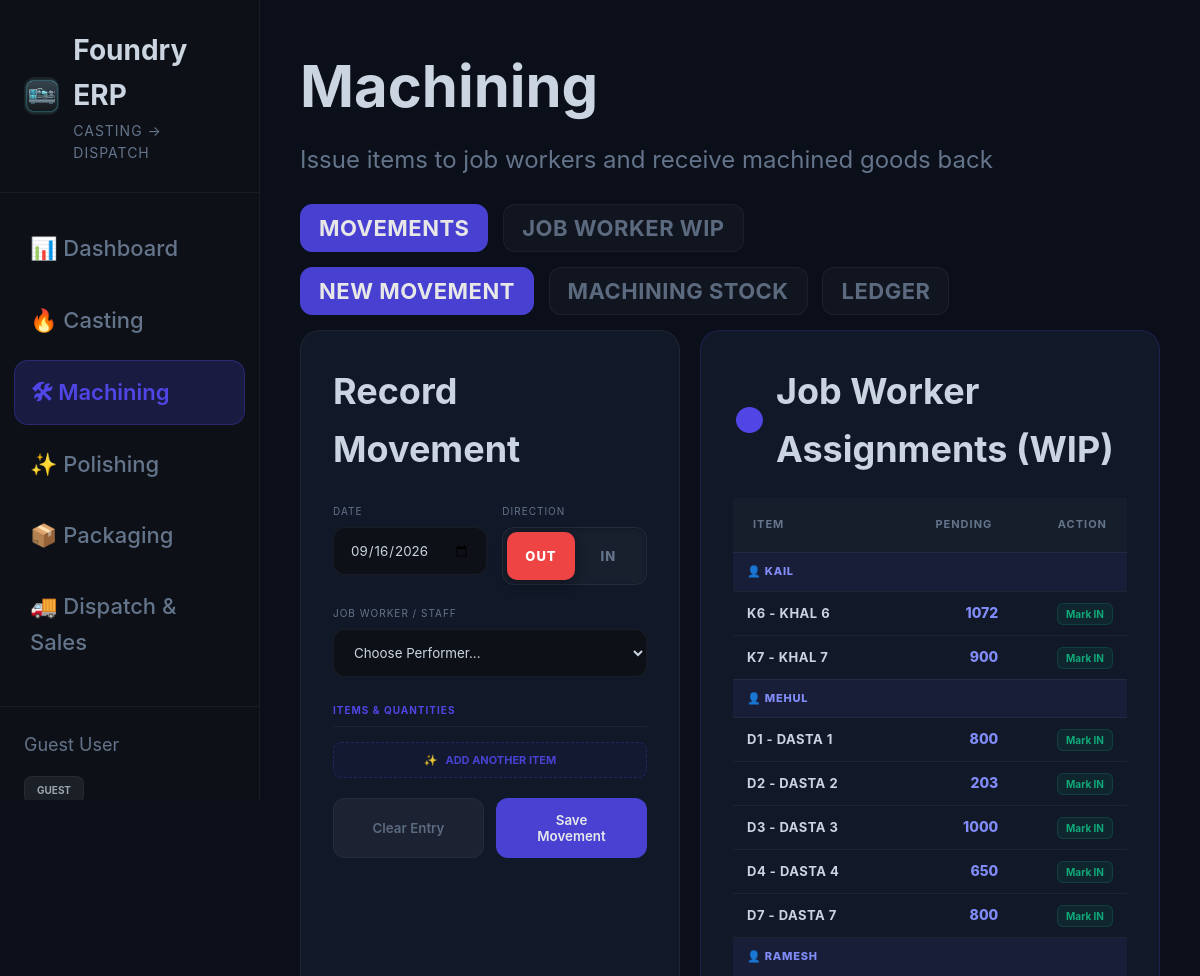
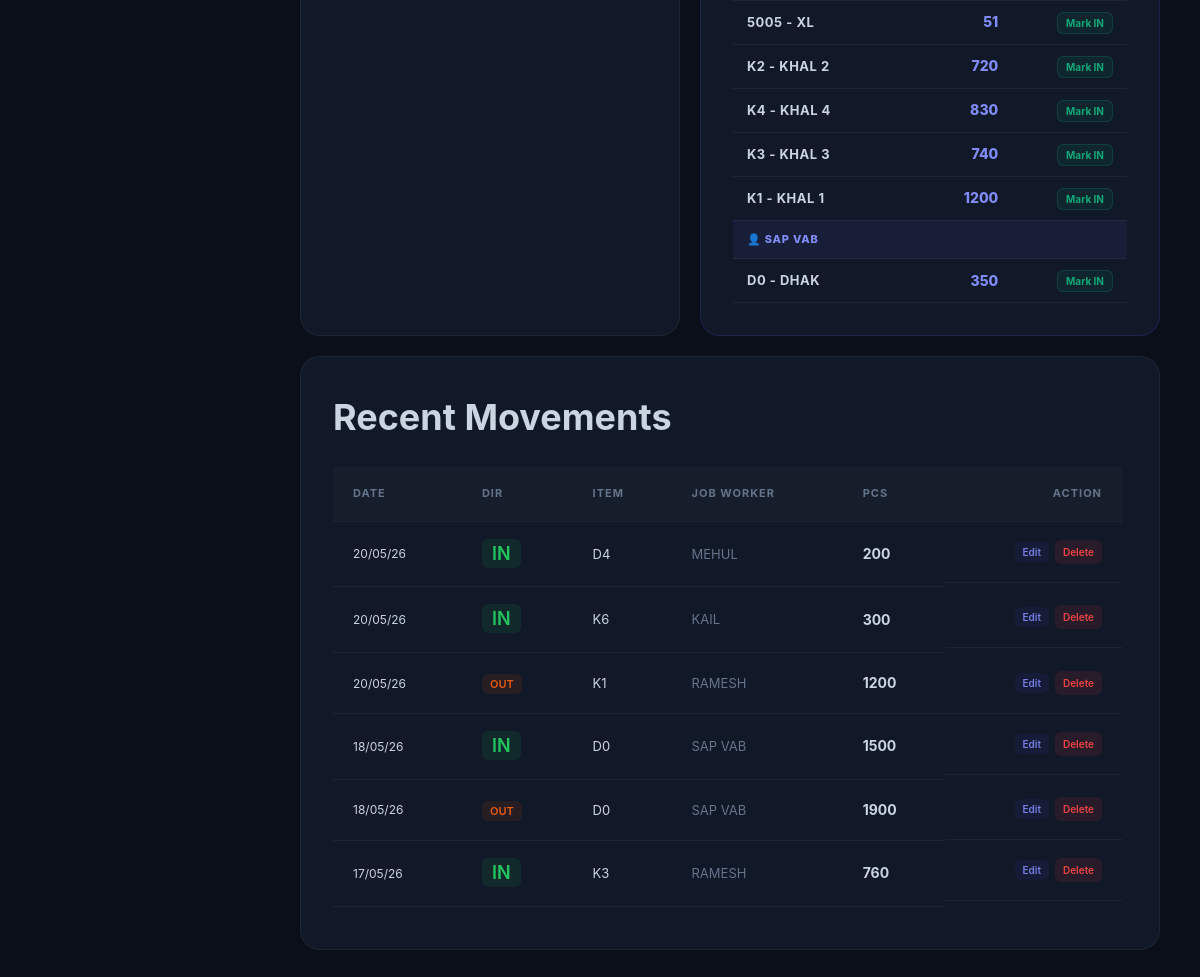
Before: /machining/ with the older database file (2 pictures, top to bottom).
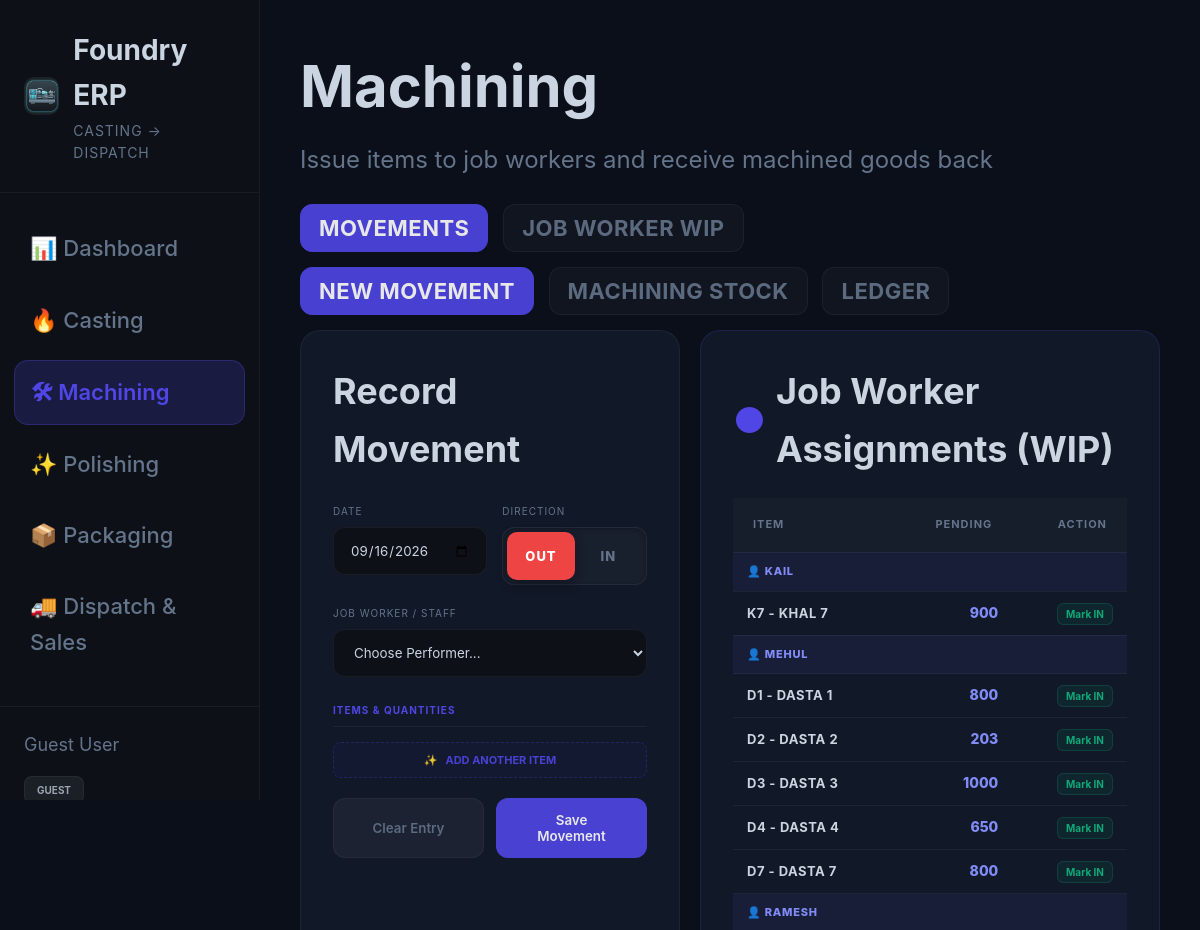
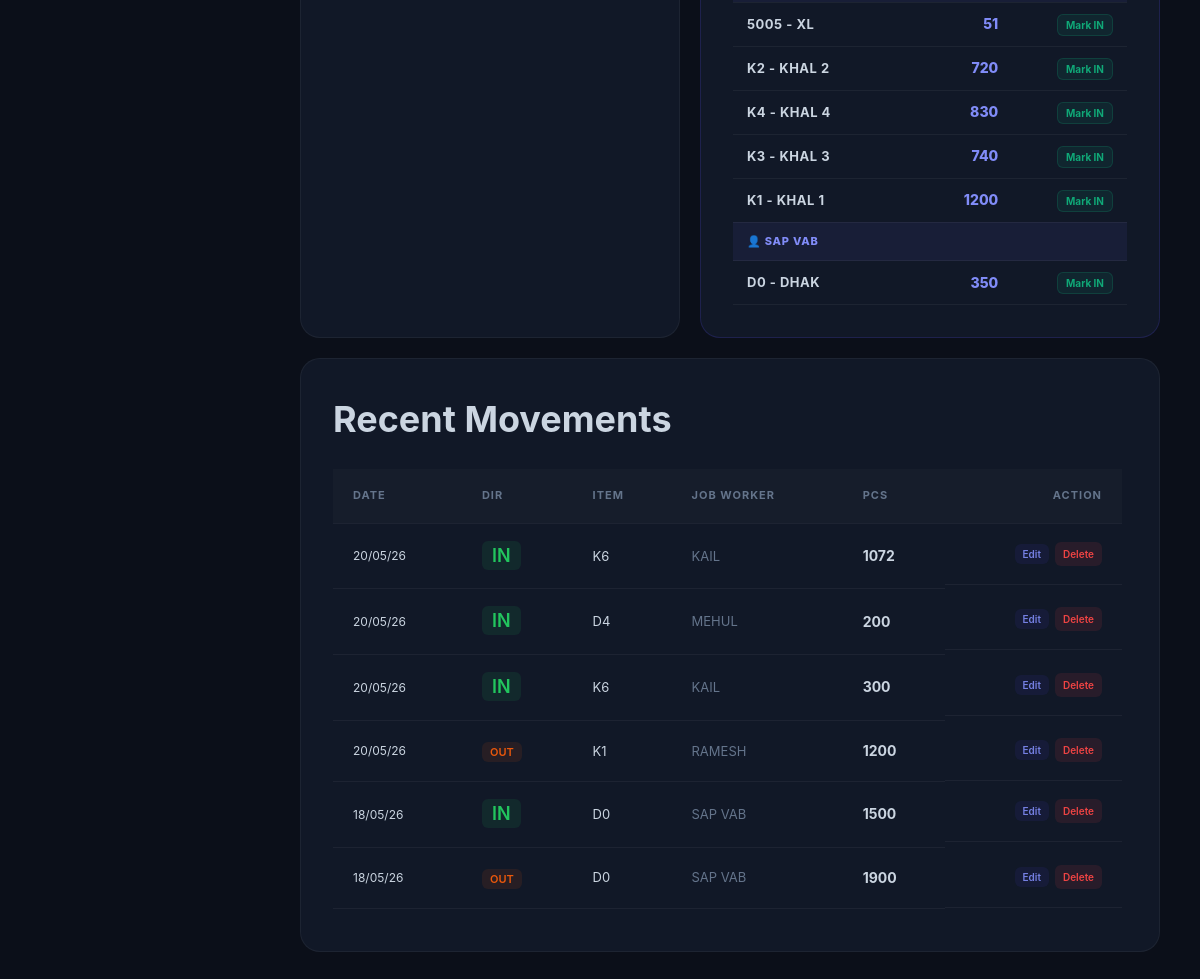
After: the same page with the newer database file (2 pictures, top to bottom).
### inventory/models.py (models this page shows, shortened)
class StockTransaction(models.Model):
    item = models.ForeignKey(
        Item,
        on_delete=models.CASCADE
    )
    transaction_type = models.CharField(
        max_length=50,
        choices=TransactionType.choices
    )
    from_warehouse = models.ForeignKey(
        Warehouse,
        on_delete=models.SET_NULL,
        related_name='from_transactions',
        blank=True,
        null=True
    )
    to_warehouse = models.ForeignKey(
        Warehouse,
        on_delete=models.SET_NULL,
        related_name='to_transactions',
        blank=True,
        null=True
    )
    worker = models.ForeignKey(
        Worker,
        on_delete=models.SET_NULL,
        blank=True,
        null=True
    )
    job_worker = models.ForeignKey(
        JobWorker,
        on_delete=models.SET_NULL,
        blank=True,
        null=True
    )
    client = models.ForeignKey(
        Client,
        on_delete=models.SET_NULL,
        blank=True,
        null=True
    )
    heat_no = models.CharField(
        max_length=50,
        blank=True,
        null=True
    )
    quantity = models.IntegerField(
        default=0
    )
    rejection_quantity = models.IntegerField(
        default=0
    )
    weight = models.FloatField(
        default=0
    )
    lot_quantity = models.IntegerField(
        default=0
    )
    notes = models.TextField(
        blank=True,
        null=True
    )
    created_at = models.DateTimeField(
        auto_now_add=True
    )

class Item(models.Model):
    client = models.ForeignKey(
        "Client",
        on_delete=models.SET_NULL,
        blank=True,
        null=True
    )
    code = models.CharField(
        max_length=50,
        unique=True
    )
    name = models.CharField(
        max_length=100
    )
    category = models.CharField(
        max_length=100,
        default="OTHER"
    )
    sub_category = models.CharField(
        max_length=100,
        blank=True,
        null=True
    )
    material = models.CharField(
        max_length=100,
        default="OTHER",
        blank=True,
        null=True
    )
    variant = models.CharField(
        max_length=100,
        blank=True,
        null=True
    )
    item_type = models.CharField(
        max_length=100,
        default='REGULAR'
    )
    casting_weight = models.FloatField(
        default=0
    )
    machining_weight = models.FloatField(
        default=0
    )
    lot_size = models.IntegerField(
        default=0
    )
    lot_with_box = models.IntegerField(
        default=0
    )
    process = models.CharField(
        max_length=50,
        choices=ProcessType.choices,
        blank=True,
        null=True
    )
    casting_required = models.BooleanField(
        default=True
    )
    machining_required = models.BooleanField(
        default=True
    )
    polishing_required = models.BooleanField(
        default=True
    )
    packing_required = models.BooleanField(
        default=True
    )
    rate_per_piece = models.FloatField(
        default=0
    )
    notes = models.TextField(
        blank=True,
        null=True
    )
    active = models.BooleanField(
        default=True
    )
    created_at = models.DateTimeField(
        auto_now_add=True
    )
    def get_category_display(self):
        return self.category

class JobWorker(models.Model):
    name = models.CharField(
        max_length=100
    )
    process = models.CharField(
        max_length=50,
        choices=ProcessType.choices
    )
    phone = models.CharField(
        max_length=20,
        blank=True,
        null=True
    )
    address = models.TextField(
        blank=True,
        null=True
    )
    email = models.EmailField(
        blank=True,
        null=True
    )
    gst_number = models.CharField(
        max_length=15,
        blank=True,
        null=True
    )
    active = models.BooleanField(
        default=True
    )
    jw_code = models.CharField(max_length=50, blank=True, null=True, unique=True)
    created_at = models.DateTimeField(
        auto_now_add=True
    )

### inventory/views/production.py (the view, shortened to what this page needs)
def machining_entry(request):
    create_default_warehouses()
    workers = Worker.objects.filter(process="machining", active=True)
    job_workers = JobWorker.objects.filter(process="machining", active=True)
    items = Item.objects.all()
    delete_id = request.GET.get("delete_id")
    recent = StockTransaction.objects.filter(
        transaction_type__in=[
            "machining_out",
            "machining_in"
        ]
    ).order_by("-id")[:30]
    machining_stock = []
    for item in items:
        machining_in = StockTransaction.objects.filter(
            item=item,
            transaction_type="machining_in"
        ).aggregate(
            total=Sum("quantity")
        )["total"] or 0
        machining_out = StockTransaction.objects.filter(
            item=item,
            transaction_type="machining_out"
        ).aggregate(
            total=Sum("quantity")
        )["total"] or 0
        polishing_out = StockTransaction.objects.filter(
            item=item,
            transaction_type="polishing_out"
        ).aggregate(
            total=Sum("quantity")
        )["total"] or 0
        available_qty = machining_in - polishing_out
        internal_wip_rows = StockTransaction.objects.filter(
            item=item,
            transaction_type="machining_out",
            worker__isnull=False
        ).values('worker', 'worker__name').annotate(issued=Sum('quantity'))
        external_wip_rows = StockTransaction.objects.filter(
            item=item,
            transaction_type="machining_out",
            job_worker__isnull=False
        ).values('job_worker', 'job_worker__name').annotate(issued=Sum('quantity'))
        for row in external_wip_rows:
            jw_id = row['job_worker']
            jw_name = row['job_worker__name']
            received = StockTransaction.objects.filter(item=item, job_worker_id=jw_id, transaction_type="machining_in").aggregate(total=Sum('quantity'))['total'] or 0
            rejected = StockTransaction.objects.filter(item=item, job_worker_id=jw_id, transaction_type="machining_in").aggregate(total=Sum('rejection_quantity'))['total'] or 0
            under_process = row['issued'] - received - rejected
            if under_process > 0:
                machining_stock.append({
                    "item_id": item.id,
                    "item_name": f"{item.code} - {item.name}",
                    "item_category": item.get_category_display(),
                    "worker_id": f"jw_{jw_id}",
                    "worker_name": jw_name,
                    "under_process": under_process,
                    "available_qty": available_qty
                })
    worker_wip = []
    for jw in job_workers:
        issued = StockTransaction.objects.filter(job_worker=jw, transaction_type="machining_out").aggregate(total=Sum("quantity"))["total"] or 0
        received = StockTransaction.objects.filter(job_worker=jw, transaction_type="machining_in").aggregate(total=Sum("quantity"))["total"] or 0
        rejected = StockTransaction.objects.filter(job_worker=jw, transaction_type="machining_in").aggregate(total=Sum("rejection_quantity"))["total"] or 0
        pending = issued - received - rejected
        if issued > 0 or received > 0:
            worker_wip.append({
                "name": f"{jw.name} (EXT)",
                "issued": issued,
                "received": received,
                "rejected": rejected,
                "pending": pending
            })
    from collections import defaultdict
    worker_ledger = defaultdict(list)
    for r in recent:
        if r.worker:
            name = f"{r.worker.name} (INT)"
        elif r.job_worker:
            name = f"{r.job_worker.name} (EXT)"
        else:
            name = "UNASSIGNED"
        worker_ledger[name].append(r)
    from inventory.models import ItemWorkerAllocation
    allocations = ItemWorkerAllocation.objects.all().select_related('worker', 'job_worker')
    smart_allocations = {}
    for a in allocations:
        item_id = str(a.item_id)
        if item_id not in smart_allocations:
            smart_allocations[item_id] = []
        w_id = f"w_{a.worker_id}" if a.worker_id else f"jw_{a.job_worker_id}"
        w_name = a.worker.name if a.worker_id else a.job_worker.name
        smart_allocations[item_id].append({"id": w_id, "name": w_name})
    machining_stock_by_category = list(machining_stock)
    machining_stock_by_category.sort(key=lambda x: x["item_category"])
    machining_stock.sort(key=lambda x: x["worker_name"])
    context = {
        "workers": workers,
        "job_workers": job_workers,
        "items": items,
        "recent": recent,
        "worker_ledger": dict(worker_ledger),
        "machining_stock": machining_stock,
        "machining_stock_by_category": machining_stock_by_category,
        "worker_wip": worker_wip,
        "smart_allocations": json.dumps(smart_allocations),
        "today": timezone.now()
    }
    return render(request, "machining.html", context)

### templates/machining.html (shortened to what the changed rows need)
{% extends "layout/base.html" %}
{% block content %}
<h1 style="font-size:58px;margin-bottom:8px;">
    Machining
</h1>
<div id="movement-section">
    <div id="new-tab">
        <div class="main-grid">
            <div class="card">
                <h2 style="margin-bottom:25px;">
                    Record Movement
                </h2>
            </div>
            <div class="card" style="border-color:rgba(79, 70, 229, 0.2); display: flex; flex-direction: column; height: 100%; box-sizing: border-box;">
                <h2 style="margin-bottom:20px; display:flex; align-items:center; gap:10px;">
                    <span style="color:var(--accent-blue);">●</span> Job Worker Assignments (WIP)
                </h2>
                <div style="flex: 1; overflow-y:auto;">
                    <table style="border-collapse: collapse; width: 100%;">
                        <thead>
                            <tr>
                                <th>Item</th>
                                <th style="text-align:right;">Pending</th>
                                <th style="text-align:right;">Action</th>
                            </tr>
                        </thead>
                        <tbody>
                            {% regroup machining_stock by worker_name as worker_list %}
                            {% for worker in worker_list %}
                            <tr style="background: rgba(99, 102, 241, 0.08); border-bottom: 1px solid rgba(99, 102, 241, 0.15);">
                                <td colspan="3" style="padding: 10px 14px; font-weight: 800; color: #818cf8; font-size: 11px; letter-spacing: 0.8px; text-transform: uppercase;">
                                    👤 {{ worker.grouper }}
                                </td>
                            </tr>
                            {% for row in worker.list %}
                            <tr style="border-bottom: 1px solid var(--border-soft);">
                                <td style="font-weight:700; color:var(--text-primary); font-size:13px; letter-spacing:0.5px; padding: 10px 14px;">
                                    {{ row.item_name }}
                                </td>
                                <td style="text-align:right; font-weight:800; color:#818cf8; font-size: 14px; padding: 10px 14px;">
                                    {{ row.under_process }}
                                </td>
                                <td style="text-align:right; padding: 10px 14px;">
                                    <button type="button" class="action-btn"
                                        style="background:rgba(16, 185, 129, 0.1); color:#10b981; padding:4px 8px; font-size:10px; border-radius: 6px; border: 1px solid rgba(16, 185, 129, 0.2); font-weight: 700;"
                                        onclick='quickReceive({
                                            worker_id: "{{ row.worker_id }}",
                                            item_id: "{{ row.item_id }}",
                                            item_name: "{{ row.item_name }}",
                                            qty: "{{ row.under_process }}"
                                        })'>
                                        Mark IN
                                    </button>
                                </td>
                            </tr>
                            {% endfor %}
                            {% empty %}
                            <tr>
                                <td colspan="3" style="text-align:center; padding:20px; color:var(--text-secondary);">No pending assignments</td>
                            </tr>
                            {% endfor %}
                        </tbody>
                    </table>
                </div>
            </div>
        </div>
        <div class="card" style="margin-top: 20px;">
            <h2 style="margin-bottom:20px;">
                Recent Movements
            </h2>
            <div style="max-height:450px; overflow-y:auto; padding-right:5px;" class="custom-scroll">
                <table>
                    <thead style="position:sticky; top:0; background:var(--card-dark); z-index:10;">
                        <tr>
                            <th>Date</th>
                            <th>Dir</th>
                            <th>Item</th>
                            <th>Job Worker</th>
                            <th>PCS</th>
                            <th style="text-align:right;">Action</th>
                        </tr>
                    </thead>
                    <tbody>
                        {% for row in recent %}
                        <tr>
                            <td style="font-size:12px;">{{ row.created_at|date:"d/m/y" }}</td>
                            <td>
                                {% if row.transaction_type == 'machining_in' %}
                                <span class="badge-in">IN</span>
                                {% else %}
                                <span class="badge-out">OUT</span>
                                {% endif %}
                            </td>
                            <td style="font-size:13px;">{{ row.item.code }}</td>
                            <td style="font-size:13px; color:var(--text-secondary);">
                                {% if row.worker %}{{ row.worker.name }}{% elif row.job_worker %}{{ row.job_worker.name }}{% else %}--{% endif %}
                            </td>
                            <td style="font-weight:700;">{{ row.quantity }}</td>
                            <td style="text-align:right; display:flex; gap:6px; justify-content:flex-end; align-items:center;">
                                <button type="button" class="action-btn"
                                    style="background:rgba(79, 70, 229, 0.1); color:#818cf8; padding:4px 8px; font-size:10px; border-radius:6px; cursor:pointer;"
                                    onclick='editTransaction({
                                        id: "{{ row.id }}",
                                        type: "{{ row.transaction_type }}",
                                        item_id: "{{ row.item.id }}",
                                        item_name: "{{ row.item.code }} - {{ row.item.name }}",
                                        worker_id: "{% if row.worker %}w_{{ row.worker.id }}{% elif row.job_worker %}jw_{{ row.job_worker.id }}{% endif %}",
                                        qty: "{{ row.quantity }}",
                                        weight: "{{ row.weight }}",
                                        rej: "{{ row.rejection_quantity|default:0 }}"
                                    })'>
                                    Edit
                                </button>
                                <a href="?delete_id={{ row.id }}" class="action-btn"
                                    style="background:rgba(239, 68, 68, 0.1); color:#ef4444; padding:4px 8px; font-size:10px; border-radius:6px; text-decoration:none; cursor:pointer;"
                                    onclick="return confirm('Are you sure you want to delete this Machining transaction?');">
                                    Delete
                                </a>
                            </td>
                        </tr>
                        {% endfor %}
                    </tbody>
                </table>
            </div>
        </div>
    </div>
                    {% regroup machining_stock_by_category by item_category as category_list %}
</div>
{% endblock %}

Changed rows visible on the page:
no longer on this page (row unchanged): StockTransaction: created_at "17/05/26", transaction_type "IN", item.code "K3", job_worker.name "RAMESH", quantity "760"
added StockTransaction: created_at "20/05/26", transaction_type "IN", item.code "K6", job_worker.name "KAIL", quantity "1072"
Other visible differences:
list line gone: "K6 - KHAL 6 1072 Mark IN"
